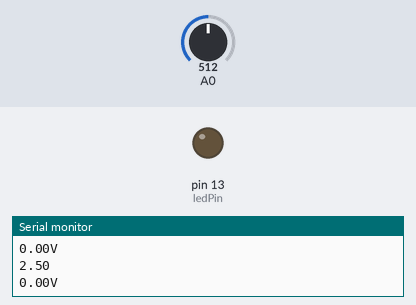
Bench run of a sketch on a simulated Arduino Uno, built with avr-gcc and run on an emulated ATmega328P. On the bench: output pins drawn as LEDs (lit = HIGH), the last lines printed to the serial monitor. The inputs (shaded band) are chosen by the test bench; at power-on: A0 = 512.

Above: at 1.2 s.
1.3 s: A0 set to 785
2.8 s: A0 set to 809
At 3.4 s:
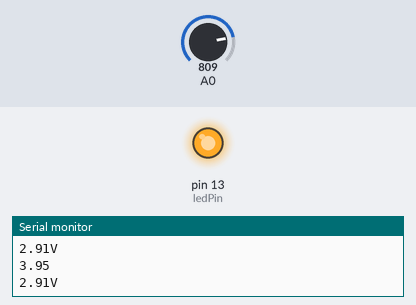
4.3 s: A0 set to 716
At 5.1 s:
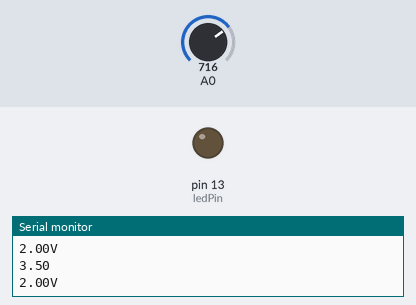
5.8 s: A0 set to 900
At 6.9 s:
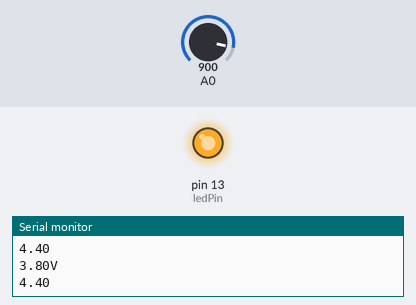
Timing chart, 0 to 8.3 s (numbered marks = the images above; inputs shaded):
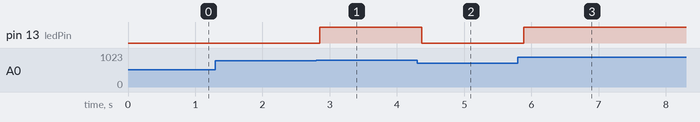

The sketch:

testexample.ino
```cpp
#include <Arduino.h>
#include <Convert.h>

int sensorValue = 0;
int ledPin = 13;
Convert a=Convert(ledPin);
int count=0;
float base;
float arr[20];
float arr2[2]={0.0,0.0};
int force=1.2; //subject to be changed by the user(from 0 to 2.5)

void setup() {
  // put your setup code here, to run once:
  Serial.begin(9600);
  pinMode(ledPin,OUTPUT);
}

void loop() {
  // put your main code here, to run repeatedly:
  int sensorValue=analogRead(A0);
  float voltage = sensorValue*(5.0/1023.0);
  Serial.println(voltage);
  if(count<20){
    if (abs(arr[count-1]-voltage)>0.3 && count>1)
      count--;
    arr[count]=voltage;
    base=0;
  }
  count++;
  if(count==20){
    base=a.base(arr);
    Serial.print("The base voltage is");
    Serial.print(base);
  }
  float vol=(voltage-base)/(5-base)*5;
  Serial.print(vol);
  Serial.println("V");
  int blightness=voltage/2;
  arr2[0]=arr2[1];
  arr2[1]=vol;
  bool lightflag=a.light(count, vol,arr2[0]);
  if(lightflag){
//    a.blink(20);
//    for(int i=0; i<vol;i++){
//      a.blink(20);
//    }
    a.func(vol/force);
  }
}
```

Convert.cpp
```cpp
#include "Arduino.h"
#include "Convert.h"


Convert::Convert(int pin)
{
  pinMode(pin, OUTPUT);
  _pin = pin;
}

void Convert::blink(int t)
{
  digitalWrite(_pin, HIGH);
  delay(250);
  digitalWrite(_pin, LOW);
  delay(250);
}

void Convert::func(float v)
{
    if(v >=0){
        int b = v/5*225;
        analogWrite(_pin, b);
        delay(100);
    }
}

float Convert::base(float b[]){
    bool flag=true;
    float mean=b[0];
    for(int i=0;i<sizeof(b)-1;i++){
        if(abs(b[1]-b[0])>0.2 && abs(b[2]-b[0])>abs(b[2]-b[1]) && i==0){
            mean=(b[1]+b[2])/2;
            i++;
        }
        if (abs(b[i]-mean)>0.2) //elimate undesired data
            flag=false;
        if(flag){
            mean+=b[i];
            mean/=2;
        }
    }
    return mean;
}

bool Convert::light(int count, float v, float c){
    if(count>20 && v>0.5)
        if(abs(c-v)<=0.2*v)
            return true;
    return false;
}
```

Convert.h
```cpp
#ifndef Convert_h
#define Convert_h
#include<Math.h>

#include "Arduino.h"

class Convert{
  public:
    Convert(int pin);
    void blink(int t);
    void func(float a);
    float base(float b[]);
    bool light(int count, float v, float c);
  private:
    int _pin;
    int t;
    int count;
    float a, v;
    float c;
    float b[];
};

#endif
```

Measured:
- the behaviour switches between 802 and 803 on A0 (found by bisection; images 0 and 1)
- after the input at 2.8 s, pin 13 (ledPin): LOW → HIGH after 0.05 s
- after the input at 4.3 s, pin 13 (ledPin): HIGH → LOW after 0.07 s
- after the input at 5.8 s, pin 13 (ledPin): LOW → HIGH after 0.08 s
